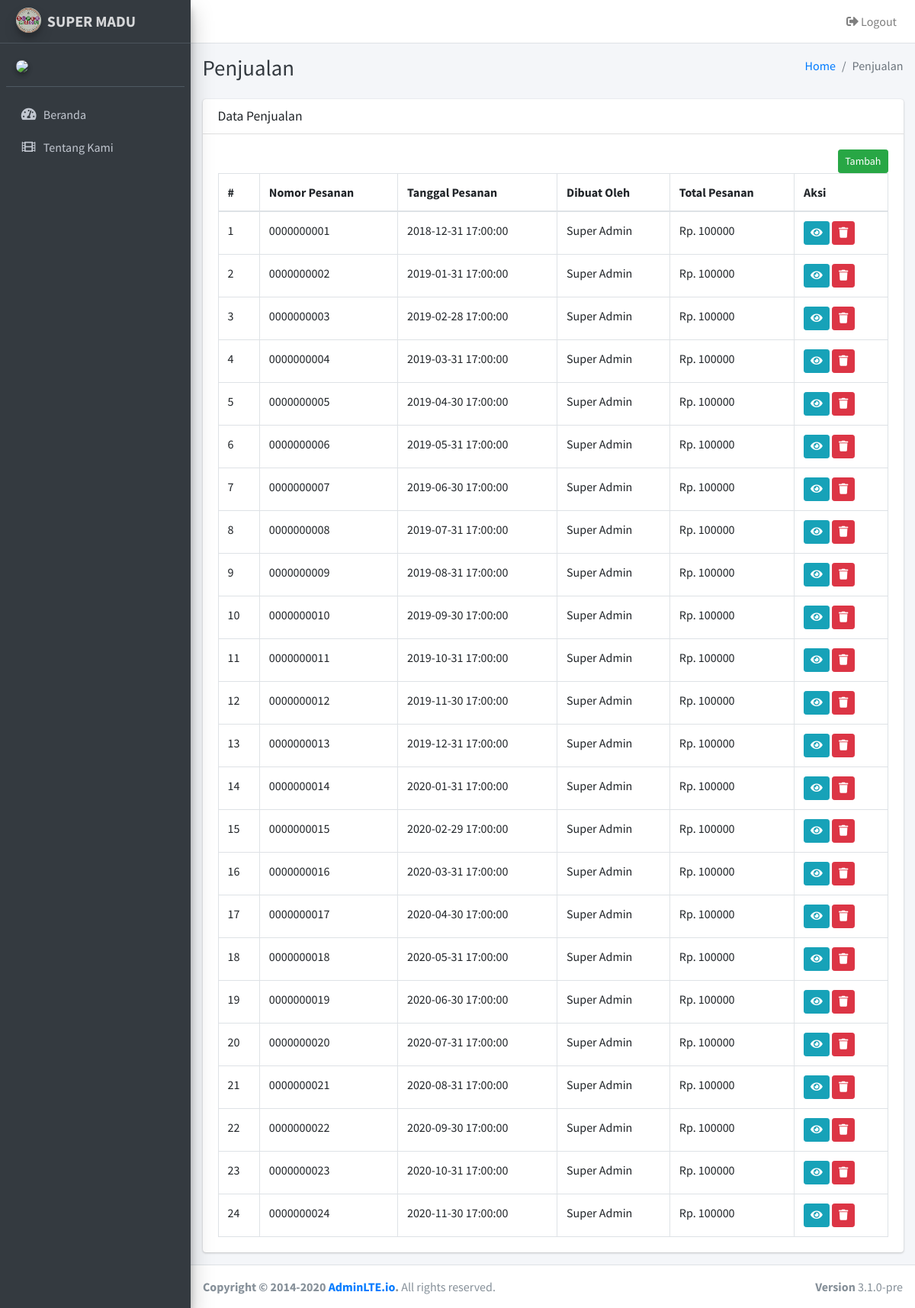
/index.php/penjualan, run on the app's committed database.
### tables this page shows
CREATE TABLE `penjualan` (
  `id` int(11) NOT NULL,
  `nomor_pesanan` varchar(255) NOT NULL,
  `total` decimal(65,0) NOT NULL,
  `bayar` decimal(65,0) NOT NULL,
  `kembali` decimal(65,0) NOT NULL,
  `user_id` int(11) NOT NULL,
  `tanggal` timestamp NOT NULL DEFAULT current_timestamp() ON UPDATE current_timestamp()
);

CREATE TABLE `user` (
  `id` int(11) NOT NULL,
  `username` varchar(255) NOT NULL,
  `password` varchar(255) NOT NULL,
  `nama` varchar(255) NOT NULL,
  `foto` varchar(255) DEFAULT NULL,
  `role` varchar(255) NOT NULL
);

### application/controllers/Penjualan.php (called while the page is built, shortened)
<?php
class Penjualan extends CI_Controller {
	function __construct(){
		$this->load->model('ModelProduk');
		$this->load->model('ModelPenjualan');
	}
	public function index()
	{
		$data["penjualan"] = $this->ModelPenjualan->get_all()->result();
		$this->load->view('penjualan', $data);
	}
}

### index.php (called while the page is built, shortened)
<?php
require_once BASEPATH.'core/CodeIgniter.php';

### application/models/ModelPenjualan.php (called while the page is built, shortened)
<?php
class ModelPenjualan extends CI_Model
{
	public function get_all()
	{
		$this->db->select("penjualan.*, user.nama");
		$this->db->join("user", "penjualan.user_id = user.id");
		$this->db->order_by("tanggal", "asc");
		return $this->db->get("penjualan");
	}
}

### application/views/penjualan.php (the view, shortened to what this page needs)
<?php $this->load->view('header'); ?>
<div class="content-wrapper">
	<div class="content-header">
		<div class="container-fluid">
			<div class="row mb-2">
				<div class="col-sm-6">
					<h1 class="m-0 text-dark">Penjualan</h1>
				</div>
				<div class="col-sm-6">
					<ol class="breadcrumb float-sm-right">
						<li class="breadcrumb-item"><a href="<?=base_url()?>">Home</a></li>
						<li class="breadcrumb-item active">Penjualan</li>
					</ol>
				</div>
			</div>
		</div>
	</div>
	<section class="content">
		<div class="container-fluid">
			<div class="row">
				<div class="col-12">
					<div class="card">
						<div class="card-header">
							<h3 class="card-title">Data Penjualan</h3>
						</div>
						<div class="card-body">
							<a href="<?=site_url('penjualan/tambah_penjualan')?>" class="btn btn-success btn-sm float-right">
								Tambah
							</a>
							<table id="dataTable" class="table table-bordered table-hover">
								<thead>
								<tr>
									<th>#</th>
									<th>Nomor Pesanan</th>
									<th>Tanggal Pesanan</th>
									<th>Dibuat Oleh</th>
									<th>Total Pesanan</th>
									<th>Aksi</th>
								</tr>
								</thead>
								<tbody>
								<?php $no = 1; foreach ($penjualan as $p) {?>
								<tr>
									<td><?=$no++?></td>
									<td><?=$p->nomor_pesanan?></td>
									<td><?=$p->tanggal?></td>
									<td><?=$p->nama?></td>
									<td>Rp. <?=$p->total?></td>
									<td>
										<button class="btn btn-info btn-sm" onclick="detail(<?=$p->id?>)">
											<i class="fas fa-eye"></i>
										</button>
										<a class="btn btn-danger btn-sm" onclick="return confirm('Apakah anda yakin ingin menghapus data ini ?')"
										   href="<?=site_url('penjualan/delete/'.$p->id)?>">
											<i class="fas fa-trash"></i>
										</a>
									</td>
								</tr>
								<?php } ?>
								</tbody>
							</table>
						</div>
					</div>
				</div>
			</div>
		</div>
	</section>
</div>
<?php $this->load->view('footer'); ?>

### application/views/header.php (shortened to what this page needs)
<!DOCTYPE html>
<html lang="en">
<head>
	<link rel="stylesheet" href="<?=base_url()?>assets/template/plugins/tempusdominus-bootstrap-4/css/tempusdominus-bootstrap-4.min.css">
	<link rel="stylesheet" href="<?=base_url()?>assets/template/plugins/datetimepicker/css/bootstrap-datetimepicker.min.css">
	<link rel="stylesheet" href="<?=base_url()?>assets/template/plugins/datetimepicker/less/datetimepicker.less">
	<link rel="stylesheet" href="<?=base_url()?>assets/template/plugins/fontawesome-free/css/all.min.css">
	<link rel="stylesheet" href="<?=base_url()?>assets/template/plugins/overlayScrollbars/css/OverlayScrollbars.min.css">
	<link rel="stylesheet" href="<?=base_url()?>assets/template/plugins/datatables-bs4/css/dataTables.bootstrap4.min.css">
	<link rel="stylesheet" href="<?=base_url()?>assets/template/plugins/datatables-responsive/css/responsive.bootstrap4.min.css">
	<link rel="stylesheet" href="<?=base_url()?>assets/template/plugins/toastr/toastr.min.css">
	<link rel="stylesheet" href="<?=base_url()?>assets/template/plugins/select2/css/select2.min.css">
	<link rel="stylesheet" href="<?=base_url()?>assets/template/plugins/select2-bootstrap4-theme/select2-bootstrap4.min.css">
	<link rel="stylesheet" href="<?=base_url()?>assets/template/plugins/daterangepicker/daterangepicker.css">
	<link rel="stylesheet" href="<?=base_url()?>assets/template/plugins/datepicker/css/bootstrap-datepicker.css">
	<link rel="stylesheet" href="<?=base_url()?>assets/template/dist/css/adminlte.min.css">
</head>
<body class="hold-transition sidebar-mini layout-fixed layout-navbar-fixed layout-footer-fixed">
<div class="wrapper">
	<nav class="main-header navbar navbar-expand navbar-white navbar-light">
		<ul class="navbar-nav ml-auto">
			<li class="nav-item">
				<a class="nav-link" role="button" href="<?=site_url('Login/logout')?>">
					<i class="fas fa-sign-out-alt"></i> Logout
				</a>
			</li>
		</ul>
	</nav>
	<aside class="main-sidebar sidebar-dark-primary elevation-4">
		<a href="<?=base_url()?>" class="brand-link">
			<img src="<?=base_url()?>assets/template/dist/img/LogoSuperMadu.png" alt="AdminLTE Logo" class="brand-image img-circle elevation-3" style="opacity: .8">
			<span class="brand-text font-weight-bold">SUPER MADU</span>
		</a>
		<div class="sidebar">
			<div class="user-panel mt-3 pb-3 mb-3 d-flex">
				<div class="image">
					<img src="<?=base_url()?>assets/foto_user/<?=$this->session->userdata("foto")?>" class="img-circle elevation-2">
				</div>
				<div class="info">
				</div>
			</div>
			<nav class="mt-2">
				<ul class="nav nav-pills nav-sidebar flex-column" data-widget="treeview" role="menu" data-accordion="false">
					<li class="nav-item">
						<a href="<?=site_url('beranda')?>" class="nav-link">
							<i class="nav-icon fas fa-tachometer-alt"></i>
							<p>
								Beranda
							</p>
						</a>
					</li>
					<li class="nav-item">
						<a href="<?=site_url('beranda/about')?>" class="nav-link">
							<i class="nav-icon fas fa-film"></i>
							<p>
								Tentang Kami
							</p>
						</a>
					</li>
				</ul>
			</nav>
		</div>
	</aside>

### application/views/footer.php (shortened to what this page needs)
<footer class="main-footer">
	<strong>Copyright &copy; 2014-2020 <a href="https://adminlte.io">AdminLTE.io</a>.</strong>
	All rights reserved.
	<div class="float-right d-none d-sm-inline-block">
		<b>Version</b> 3.1.0-pre
	</div>
</footer>
</div>
</body>
</html>

### data on the page
penjualan: nomor_pesanan "0000000001", tanggal "2018-12-31 17:00:00", user.nama "Super Admin", total "100000"
penjualan: nomor_pesanan "0000000002", tanggal "2019-01-31 17:00:00", user.nama "Super Admin", total "100000"
penjualan: nomor_pesanan "0000000003", tanggal "2019-02-28 17:00:00", user.nama "Super Admin", total "100000"
penjualan: nomor_pesanan "0000000004", tanggal "2019-03-31 17:00:00", user.nama "Super Admin", total "100000"
penjualan: nomor_pesanan "0000000005", tanggal "2019-04-30 17:00:00", user.nama "Super Admin", total "100000"
penjualan: nomor_pesanan "0000000006", tanggal "2019-05-31 17:00:00", user.nama "Super Admin", total "100000"
penjualan: nomor_pesanan "0000000007", tanggal "2019-06-30 17:00:00", user.nama "Super Admin", total "100000"
penjualan: nomor_pesanan "0000000008", tanggal "2019-07-31 17:00:00", user.nama "Super Admin", total "100000"
penjualan: nomor_pesanan "0000000009", tanggal "2019-08-31 17:00:00", user.nama "Super Admin", total "100000"
penjualan: nomor_pesanan "0000000010", tanggal "2019-09-30 17:00:00", user.nama "Super Admin", total "100000"
penjualan: nomor_pesanan "0000000011", tanggal "2019-10-31 17:00:00", user.nama "Super Admin", total "100000"
penjualan: nomor_pesanan "0000000012", tanggal "2019-11-30 17:00:00", user.nama "Super Admin", total "100000"
penjualan: nomor_pesanan "0000000013", tanggal "2019-12-31 17:00:00", user.nama "Super Admin", total "100000"
penjualan: nomor_pesanan "0000000014", tanggal "2020-01-31 17:00:00", user.nama "Super Admin", total "100000"
penjualan: nomor_pesanan "0000000015", tanggal "2020-02-29 17:00:00", user.nama "Super Admin", total "100000"
penjualan: nomor_pesanan "0000000016", tanggal "2020-03-31 17:00:00", user.nama "Super Admin", total "100000"
penjualan: nomor_pesanan "0000000017", tanggal "2020-04-30 17:00:00", user.nama "Super Admin", total "100000"
penjualan: nomor_pesanan "0000000018", tanggal "2020-05-31 17:00:00", user.nama "Super Admin", total "100000"
penjualan: nomor_pesanan "0000000019", tanggal "2020-06-30 17:00:00", user.nama "Super Admin", total "100000"
penjualan: nomor_pesanan "0000000020", tanggal "2020-07-31 17:00:00", user.nama "Super Admin", total "100000"
penjualan: nomor_pesanan "0000000021", tanggal "2020-08-31 17:00:00", user.nama "Super Admin", total "100000"
penjualan: nomor_pesanan "0000000022", tanggal "2020-09-30 17:00:00", user.nama "Super Admin", total "100000"
penjualan: nomor_pesanan "0000000023", tanggal "2020-10-31 17:00:00", user.nama "Super Admin", total "100000"
penjualan: nomor_pesanan "0000000024", tanggal "2020-11-30 17:00:00", user.nama "Super Admin", total "100000"
